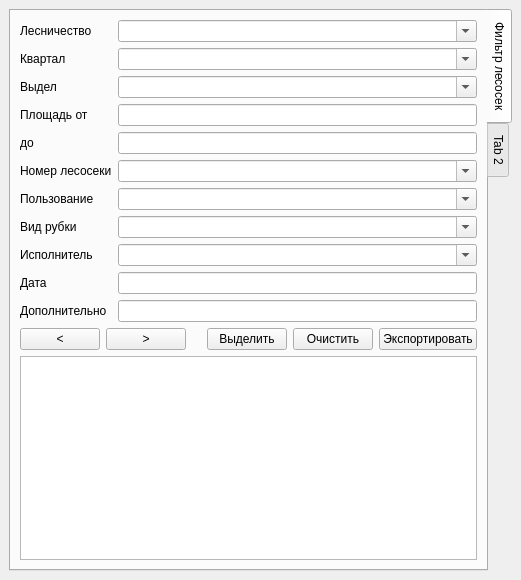
<?xml version="1.0" encoding="UTF-8"?>
<ui version="4.0">
 <class>Tools</class>
 <widget class="QDockWidget" name="Tools">
  <property name="geometry">
   <rect>
    <x>0</x>
    <y>0</y>
    <width>491</width>
    <height>580</height>
   </rect>
  </property>
  <property name="windowTitle">
   <string>Инструменты</string>
  </property>
  <widget class="QWidget" name="dockWidgetContents">
   <layout class="QVBoxLayout" name="verticalLayout_2">
    <item>
     <layout class="QVBoxLayout" name="verticalLayout">
      <item>
       <widget class="QTabWidget" name="tabWidget">
        <property name="tabPosition">
         <enum>QTabWidget::East</enum>
        </property>
        <property name="currentIndex">
         <number>0</number>
        </property>
        <widget class="QWidget" name="FilterAreaPanel">
         <attribute name="title">
          <string>Фильтр лесосек</string>
         </attribute>
         <layout class="QVBoxLayout" name="verticalLayout_3">
          <item>
           <layout class="QFormLayout" name="formLayout">
            <item row="0" column="0">
             <widget class="QLabel" name="label_12">
              <property name="text">
               <string>Лесничество</string>
              </property>
             </widget>
            </item>
            <item row="0" column="1">
             <widget class="QComboBox" name="lesnich_comboBox">
              <property name="enabled">
               <bool>true</bool>
              </property>
              <property name="editable">
               <bool>true</bool>
              </property>
             </widget>
            </item>
            <item row="1" column="0">
             <widget class="QLabel" name="label_13">
              <property name="text">
               <string>Квартал</string>
              </property>
             </widget>
            </item>
            <item row="1" column="1">
             <widget class="QComboBox" name="num_kv_comboBox">
              <property name="editable">
               <bool>true</bool>
              </property>
             </widget>
            </item>
            <item row="2" column="0">
             <widget class="QLabel" name="label_14">
              <property name="text">
               <string>Выдел</string>
              </property>
             </widget>
            </item>
            <item row="2" column="1">
             <widget class="QComboBox" name="num_vd_comboBox">
              <property name="editable">
               <bool>true</bool>
              </property>
             </widget>
            </item>
            <item row="3" column="0">
             <widget class="QLabel" name="label_15">
              <property name="text">
               <string>Площадь от</string>
              </property>
             </widget>
            </item>
            <item row="3" column="1">
             <widget class="QLineEdit" name="area_min"/>
            </item>
            <item row="4" column="0">
             <widget class="QLabel" name="label_16">
              <property name="text">
               <string>до</string>
              </property>
             </widget>
            </item>
            <item row="4" column="1">
             <widget class="QLineEdit" name="area_max"/>
            </item>
            <item row="5" column="0">
             <widget class="QLabel" name="label_17">
              <property name="text">
               <string>Номер лесосеки</string>
              </property>
             </widget>
            </item>
            <item row="5" column="1">
             <widget class="QComboBox" name="num_comboBox">
              <property name="editable">
               <bool>true</bool>
              </property>
             </widget>
            </item>
            <item row="6" column="0">
             <widget class="QLabel" name="label_18">
              <property name="text">
               <string>Пользование</string>
              </property>
             </widget>
            </item>
            <item row="6" column="1">
             <widget class="QComboBox" name="useType_comboBox">
              <property name="editable">
               <bool>true</bool>
              </property>
             </widget>
            </item>
            <item row="7" column="0">
             <widget class="QLabel" name="label_19">
              <property name="text">
               <string>Вид рубки</string>
              </property>
             </widget>
            </item>
            <item row="7" column="1">
             <widget class="QComboBox" name="cuttingType_comboBox">
              <property name="editable">
               <bool>true</bool>
              </property>
             </widget>
            </item>
            <item row="8" column="0">
             <widget class="QLabel" name="label_20">
              <property name="text">
               <string>Исполнитель</string>
              </property>
             </widget>
            </item>
            <item row="8" column="1">
             <widget class="QComboBox" name="fio_comboBox">
              <property name="editable">
               <bool>true</bool>
              </property>
             </widget>
            </item>
            <item row="9" column="0">
             <widget class="QLabel" name="label_21">
              <property name="text">
               <string>Дата</string>
              </property>
             </widget>
            </item>
            <item row="9" column="1">
             <widget class="QLineEdit" name="date_lineEdit"/>
            </item>
            <item row="10" column="0">
             <widget class="QLabel" name="label_22">
              <property name="text">
               <string>Дополнительно</string>
              </property>
             </widget>
            </item>
            <item row="10" column="1">
             <widget class="QLineEdit" name="info"/>
            </item>
            <item row="11" column="0" colspan="2">
             <layout class="QGridLayout" name="gridLayout">
              <item row="0" column="0">
               <widget class="QPushButton" name="prev_pushButton">
                <property name="text">
                 <string>&lt;</string>
                </property>
               </widget>
              </item>
              <item row="0" column="4">
               <widget class="QPushButton" name="clear_pushButton">
                <property name="text">
                 <string>Очистить</string>
                </property>
               </widget>
              </item>
              <item row="0" column="3">
               <widget class="QPushButton" name="filter_pushButton">
                <property name="text">
                 <string>Выделить</string>
                </property>
               </widget>
              </item>
              <item row="0" column="5">
               <widget class="QPushButton" name="export_pushButton">
                <property name="text">
                 <string>Экспортировать</string>
                </property>
               </widget>
              </item>
              <item row="0" column="2">
               <widget class="QLabel" name="areaCounter_lineEdit">
                <property name="text">
                 <string/>
                </property>
                <property name="alignment">
                 <set>Qt::AlignRight|Qt::AlignTrailing|Qt::AlignVCenter</set>
                </property>
               </widget>
              </item>
              <item row="0" column="1">
               <widget class="QPushButton" name="next_pushButton">
                <property name="text">
                 <string>&gt;</string>
                </property>
               </widget>
              </item>
             </layout>
            </item>
           </layout>
          </item>
          <item>
           <widget class="QTextEdit" name="areaInfo_textEdit">
            <property name="readOnly">
             <bool>true</bool>
            </property>
           </widget>
          </item>
         </layout>
        </widget>
        <widget class="QWidget" name="tab_2">
         <property name="enabled">
          <bool>true</bool>
         </property>
         <attribute name="title">
          <string>Tab 2</string>
         </attribute>
        </widget>
       </widget>
      </item>
     </layout>
    </item>
   </layout>
  </widget>
 </widget>
 <resources/>
 <connections/>
</ui>
